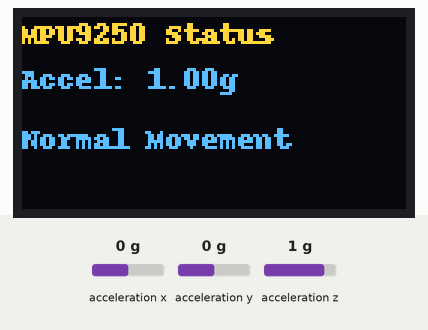
A program run on a simulated Raspberry Pi (BCM pin numbers). Parts: 128×64 one-colour display. The inputs (shaded band) are chosen by the test bench; at power-on: acceleration x 0 g, acceleration y 0 g, acceleration z 1 g. The OLED is the two-colour kind (top 16 rows yellow).

Above: at 1.3 s.
1.4 s: acceleration x set to -1.4 g
At 2.9 s:
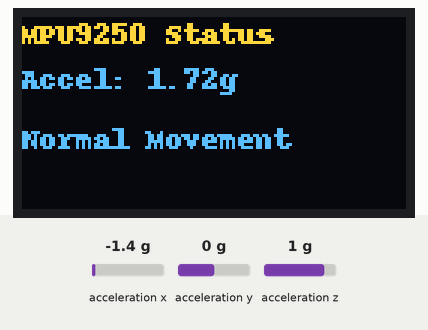
3.2 s: acceleration y set to -1.4 g
At 4.2 s:
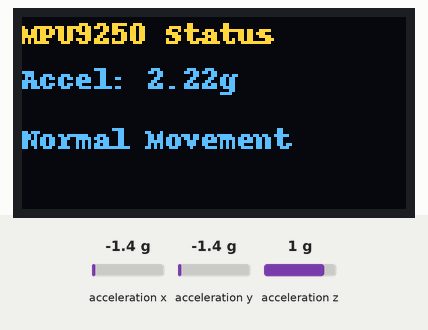
4.8 s: acceleration z set to -1.4 g
At 6.1 s:
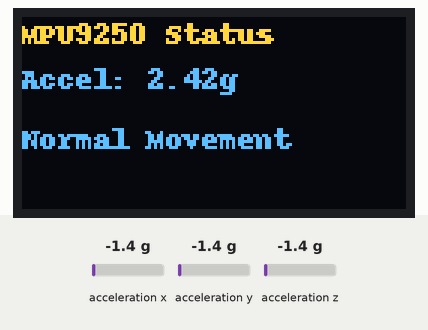
6.4 s: acceleration x set to -0.8 g
At 7.4 s:
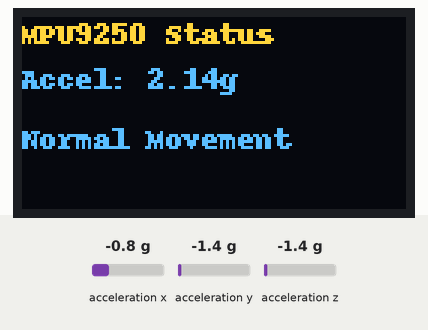
Timing chart, 0 to 9.0 s (numbered marks = the images above; inputs shaded):
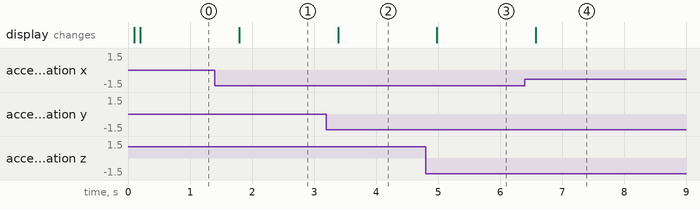

Measured:
- after the input at 1.4 s, the display: changes after 0.39 s (image 1)
- after the input at 3.2 s, the display: changes after 0.19 s (image 2)
- after the input at 4.8 s, the display: changes after 0.18 s (image 3)
- after the input at 6.4 s, the display: changes after 0.18 s (image 4)

The program:

mergeDis.py
```python
import time
from smbus2 import SMBus
from luma.core.interface.serial import i2c
from luma.oled.device import ssd1306
from luma.core.render import canvas
from PIL import ImageFont

# MPU9250 on I2C1 (GPIO 2=SDA1, GPIO 3=SCL1)
bus_mpu = SMBus(1)
MPU_ADDR = 0x68
bus_mpu.write_byte_data(MPU_ADDR, 0x6B, 0)  # Wake up MPU9250

# OLED on I2C0 (GPIO 0=SDA0, GPIO 1=SCL0)
serial = i2c(port=0, address=0x3C)  # port=0 ? I2C0
device = ssd1306(serial)

# Optional: Custom font
# font = ImageFont.truetype("/usr/share/fonts/truetype/dejavu/DejaVuSans.ttf", 12)
font = ImageFont.load_default()

def read_raw(bus, addr):
    high = bus.read_byte_data(MPU_ADDR, addr)
    low = bus.read_byte_data(MPU_ADDR, addr + 1)
    value = (high << 8) | low
    if value > 32768:
        value -= 65536
    return value

def get_acceleration():
    acc_x = read_raw(bus_mpu, 0x3B) / 16384.0
    acc_y = read_raw(bus_mpu, 0x3D) / 16384.0
    acc_z = read_raw(bus_mpu, 0x3F) / 16384.0
    return acc_x, acc_y, acc_z

while True:
    acc_x, acc_y, acc_z = get_acceleration()
    total_acc = (acc_x**2 + acc_y**2 + acc_z**2)**0.5

    with canvas(device) as draw:
        draw.text((0, 0), "MPU9250 Status", font=font, fill=255)
        draw.text((0, 15), f"Accel: {total_acc:.2f}g", font=font, fill=255)

        if total_acc > 2.5:
            draw.text((0, 35), "?? Accident Detected!", font=font, fill=255)
            print("?? Accident Detected!")
        else:
            draw.text((0, 35), "Normal Movement", font=font, fill=255)

    time.sleep(0.3)
```
